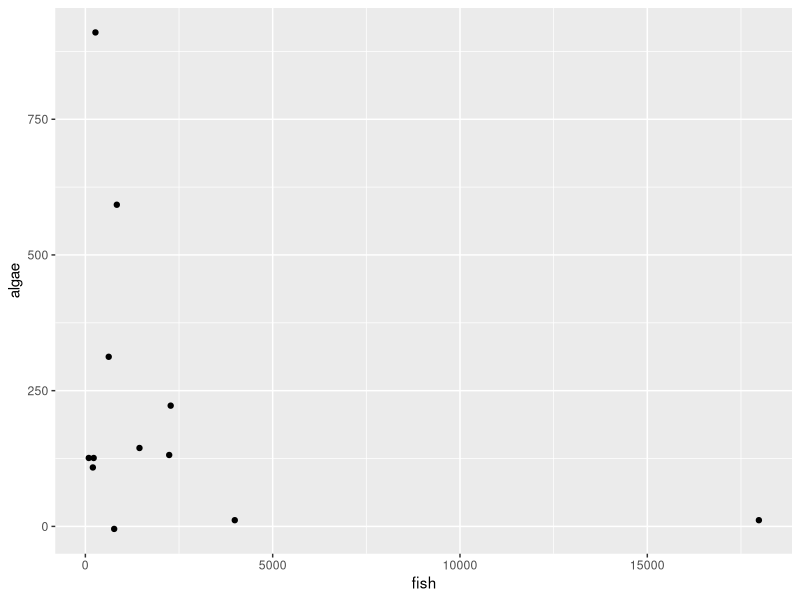

This figure's R source:
##source:
#https://www.researchgate.net/profile/Su-Sponaugle/publication/225845782_Grazing_pressure_of_herbivorous_coral_reef_fishes_on_low_coral-cover_reefs/links/55c247f308aeb975673e3ff9/Grazing-pressure-of-herbivorous-coral-reef-fishes-on-low-coral-cover-reefs.pdf
#Figure 2b - herbivore biomass against fig 2f - algae percent cover
library(tidyverse)


#no relationship so dont think this will work
herbivore <- read.csv("Fish_Biomass.csv")
algae <- read.csv("Algae_Biomass.csv")

herbivore$algae <- algae$algae

fit <- lm(algae~fish, data = herbivore)
summary(fit)
ggplot(data=herbivore, aes(x=fish, y=algae)) + geom_point()
